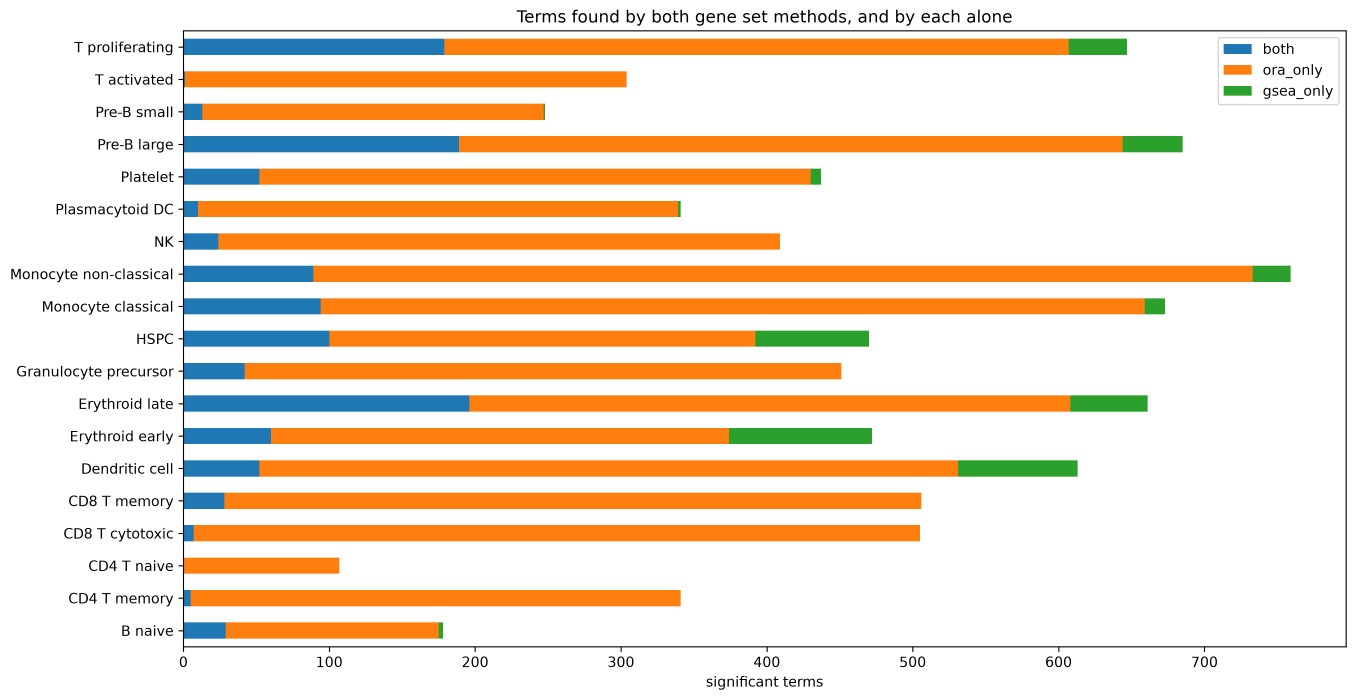
#> input picture figures/pathway/pathway_report/ora_vs_gsea_overlap.png, 4067 x 2100 px (shown at 1/3 size)
$ jupyter execute --allow-errors scrna_bm_pathway_analysis.ipynb
#> lines starting #> are read from the running program, lines starting #| are printed output that depends on the picture
# Pathway and regulator activity

- **Question:** what does each of the 19 cell types *do*, beyond its marker
  genes - which processes, signalling pathways and transcription factors are
  active?
- **Three views of the same data**, each answering a different question:
  1. **Gene-set tests per cell type** - over-representation (ORA) of the top
     marker genes, and enrichment (GSEA) along each cell type's full gene
     ranking.
  2. **Per-cell activity scores** - signalling pathways (PROGENy) and
     transcription factors (DoRothEA), one score per cell.
  3. **The cNMF programs** from the benchmark as cluster-free gene sets.
- **Catalogues**, cached as GMT files so results cannot change between runs:
  GO Biological Process 2023 (5,406 sets), KEGG 2021 (320), Reactome 2024
  (2,100).
- **Code:** `src/pathway/`. Run order: `de_celltype` first; then `ora_markers`,
  `gsea_ranked`, `act_progeny`, `act_dorothea`, `ora_cnmf_programs` in any
  order; `pathway_report` last.
- **This notebook** only reads saved tables and figures; nothing is
  recomputed. Small summaries (counts, best rows, scaling for display) are
  taken from the saved tables. Each figure links to its full-resolution file.

[cell 1]
from io import BytesIO
from pathlib import Path

import pandas as pd
from IPython.display import Image, Markdown, display
from PIL import Image as PILImage

ROOT = Path.cwd().parent if Path.cwd().name == "notebooks" else Path.cwd()
FIGURES = ROOT / "figures"
RESULTS = ROOT / "results"
MAX_PIXELS = 1600

pd.set_option("display.max_columns", 40)
pd.set_option("display.max_rows", 60)
pd.set_option("display.max_colwidth", 80)
pd.set_option("display.precision", 3)


def show(figure: str, width: int = 900) -> None:
    """Saved figure, downscaled for display, with a link to the full file."""
#> called with width = 900
    with PILImage.open(FIGURES / figure) as image:
#> image is the input picture: PIL image 4067x2100 RGBA; mean R, G, B, A 242.8, 223.7, 203.9, 255
        image.thumbnail((MAX_PIXELS, MAX_PIXELS * 4))
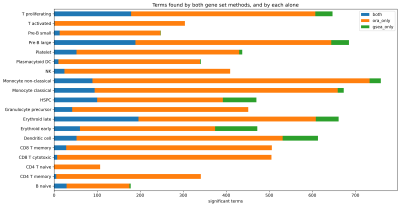
#> image: PIL image 1600x826 RGBA (shown at 1/4 size); mean R, G, B, A 242.7, 223.5, 203.6, 255
        buffer = BytesIO()
        image.convert("RGB").save(buffer, format="JPEG", quality=85)
    display(Image(data=buffer.getvalue(), format="jpeg", width=width),
            Markdown(f"[Full-resolution figure](../figures/{figure})"))


def table(name: str, **read_options) -> pd.DataFrame:
    """Saved results table, read from the results directory."""
    return pd.read_csv(RESULTS / name, **read_options)

## 1. Differential expression per cell type

#> (a cell that did not finish here is left out)

- **Wilcoxon rank-sum test, each cell type against all other cells**, on the
  log-normalised counts of all genes.
- **Ribosomal, mitochondrial and haemoglobin genes are removed before the
  test**, the same rule as the marker step in the core pipeline. This also
  covers FAU, UBA52 and RACK1: ribosomal proteins whose names do not start with
  RPS or RPL. 20,455 -> 20,328 genes; those 20,328 are the background for ORA.
- **Kept per cell type:** up-regulated genes (log fold change > 0) with
  adjusted p < 0.05, the 200 highest by test score.
- **All 19 cell types reach the 200-gene cap**, so the cap is binding for every
  label. `weakest_score` is the test score of the 200th gene. The strongest
  lists belong to the most distinct types: Erythroid early (45.9), HSPC (24.2),
  Monocyte classical (23.0). The weakest are Platelet (3.6, only 103 cells) and
  T activated (5.1); the large T and B labels are also weak (7.2-8.5) because
  their neighbours are similar cells.
- **The full ranked table (386,232 rows, used by GSEA) is kept on disk only**;
  it is too large for the repository.
- **Housekeeping genes lead several lists** - SARAF, EEF1A1 (CD4 T naive);
  EIF1, FTH1, MALAT1 (T activated); PFN1, ACTB, CFL1 (T proliferating); FTH1,
  FTL (Monocyte non-classical). A one-versus-rest test finds what is
  *relatively* higher, not what is specific.
- **T activated has no identity gene in its top 6**, only CD69 lower down - the
  same weakness the core pipeline found.

## 2. Over-representation of the marker lists (ORA)

#> (a cell that did not finish here is left out)

- **Test:** do the 200 marker genes overlap a gene set more than chance
  (`gseapy.enrich`, run locally on the cached sets), against a background of
  the 20,328 tested genes. 19 cell types × 3 catalogues = 57 tests;
  48,457 term results, **8,362 significant** (adjusted p < 0.05).
- **Significant terms per cell type range from 107 (CD4 T naive) to 733
  (Monocyte non-classical).** Monocytes carry the most GO terms (418 and 466);
  the dividing populations carry the most Reactome terms (T proliferating 455,
  Pre-B large 414, Erythroid late 384).
- **A long list is not a strong signal.** Every cell type returns over 100
  terms because any 200 genes overlap something; section 4 shows how few of
  these survive a stricter test.

#> (a cell that did not finish here is left out)

- **`Overlap` = marker genes in the set / genes in the set** (within the
  background).
- **Most cell types land on the expected biology**: B naive - IgA immune
  network (MHC class II, CD40 and the BAFF / APRIL receptors TNFRSF13B and
  TNFRSF13C); NK - natural killer
  cytotoxicity; Platelet - platelet activation; both CD8 labels - lymphoid /
  non-lymphoid immune interactions; Granulocyte precursor and Monocyte
  classical - neutrophil degranulation; Pre-B large, both erythroid labels -
  Cell Cycle; Pre-B small - haematopoietic cell lineage.
- **Plasmacytoid DC tops at protein processing in the endoplasmic
  reticulum**: these cells secrete large amounts of protein (interferons), so
  this is real biology rather than an identity term.
- **HSPC and T proliferating top at KEGG "Parkinson disease"** - an artefact,
  explained below.
- **T activated tops at the generic "Metabolism of RNA"** - no identity term,
  again.

#> (a cell that did not finish here is left out)

**Read the genes, not the term name**

- **KEGG neurodegeneration maps** (Parkinson, Prion, Huntington, ALS) are
  significant in 9-13 cell types each. Their genes here are respiratory-chain
  subunits (NDUF, ATP5, UQCR, COX), proteasome subunits (PSMA) and tubulins.
  Those maps are built mostly from the respiratory chain, so any metabolically
  busy cell scores. Read as *high oxidative phosphorylation and proteasome
  load*, not disease.
- **GO "Telomerase RNA localization to Cajal body"** (HSPC, both erythroid
  labels) is carried by CCT3-CCT8 and TCP1 - the CCT chaperonin, a
  protein-folding machine that the GO term happens to include. Reactome names
  the same signal plainly ("Folding of Actin by CCT TriC").
- **"L13a-mediated translational silencing" in CD4 T naive** rests on 8
  translation-initiation factors (EIF3, EIF4, PABPC1). It first ranked top
  because FAU and UBA52 - ribosomal proteins missed by the `^RP[SL]` pattern -
  were inflating it; after they were filtered it fell to third place with only
  real translation factors left.

## 3. Enrichment along the full ranking (GSEA)

#> (a cell that did not finish here is left out)

- **Test:** does a gene set sit at the top (up) or bottom (down) of a cell
  type's full ranking of 20,328 genes, judged against 1,000 shuffles
  (`gseapy.prerank`, set size 15-500, seed 7). 74,594 term results;
  **2,837 significant** (FDR < 0.05): 1,668 up, 1,169 down.
- **`NES`** (normalised enrichment score): sign gives the direction, size the
  strength. **Leading edge**: the genes that drive the score.
- **What GSEA adds: the down side.** ORA only sees the top of a list. 41% of
  the GSEA hits are *down*.
- **CD4 T naive has 321 significant terms, every one down.** It is 28% of all
  cells, so in a one-versus-rest test its "rest" is full of related T cells.
  Nothing it does stands out as higher; it is only defined by what it lacks
  (the B, myeloid and antigen-presentation programmes of other cells).
- **T activated: 69 down, 1 up.** Same pattern, consistent with its weak
  identity.
- **T proliferating: 224 up, 0 down**, and the dividing populations (Pre-B
  large 238 up, HSPC 186, Erythroid early 162) are dominated by up terms: a
  cycling programme is a large, coherent block of genes.
- **95 significant terms have fewer than 5 leading-edge genes** (34 have only
  1 or 2). Those are not findings (below).

#> (a cell that did not finish here is left out)

- **Only terms with at least 5 leading-edge genes are shown.**
- **Strong and correct up terms:** B naive and Pre-B small - CD22-mediated B
  cell receptor regulation (NES 2.29 and 2.09); NK - natural killer
  cytotoxicity (2.06); CD8 labels - lymphoid / non-lymphoid immune interactions
  (2.22, 2.30); Platelet - platelet degranulation (2.22); Monocyte classical -
  neutrophil degranulation (2.11, 161 genes); Monocyte non-classical -
  phagosome (1.75).
- **Erythroid late - mitochondrial translation is the best-supported up result
  in the table** (GO term: 72 of 97 genes in the leading edge, NES 2.07; the
  four Reactome versions agree at 2.08). Its top hit by NES is KEGG
  "Huntington disease" (2.16, 119 genes) - the respiratory-chain artefact
  again.
- **The strongest down term in the whole table is Erythroid early against T
  cell receptor signalling** ("Translocation of ZAP-70", NES −3.14): a red-cell
  precursor is about as far from a T cell as this dataset goes.
- **Platelet and Monocyte classical are down on mRNA splicing and
  translation** (NES about −1.8 to −1.9). Platelets have no nucleus, so this is
  as it should be.
- **CD22 / BCR regulation is the strongest down term in every T label and NK** -
  the B-cell programme is the clearest thing they lack.
- **Name artefacts survive the leading-edge filter too**: Dendritic cell and
  Plasmacytoid DC top at "Asthma", whose 11 leading-edge genes are MHC class II
  (HLA-DR, -DP, -DQ, -DM) and FCER1A/FCER1G.
- **CD4 T naive has no up term at all** (the empty cells).

[cell 8]
columns = ["cell_type", "library", "Term", "NES", "leading_edge_size", "Lead_genes"]
#> (the rest of this cell did not finish here and is left out)

- **Significant but carried by one or two genes**: "Cardiac muscle cell
  membrane repolarization" in Erythroid early is KCNH2 alone; "Skin
  epidermis development" in HSPC is STMN1 and IL18; three Reactome
  "Defective B4GALT7 / B3GALT6 / B3GAT3" disease terms in Monocyte classical
  are VCAN alone.
- **Rule: check the leading-edge size before believing a term.** A low FDR
  is not enough. Section 4 uses only up terms with at least 5 leading-edge
  genes.
- **Known limitation (recorded at run time, not in the saved tables):** gseapy
  warned that 20-49% of genes share a tied test score in each ranking. The ties
  are genes with no real difference, in the middle and bottom of the ranking;
  the reported terms come from the two ends and are not affected.

## 4. Where ORA and GSEA agree

#> (a cell that did not finish here is left out)

[cell 10]
show("pathway/pathway_report/ora_vs_gsea_overlap.png")

- **Counted per cell type and catalogue**: ORA significant terms against GSEA
  terms that are up and have at least 5 leading-edge genes (1,615 terms).
- **ORA finds far more in every cell type**: 8,362 ORA terms, 1,170 shared,
  445 GSEA-only.
- **Agreement is high exactly where a cell type runs one large coordinated
  programme**: Erythroid late 196 shared, Pre-B large 189, T proliferating
  179, HSPC 100, Monocyte classical 94. A whole programme (cell cycle,
  mitochondrial translation, degranulation) shifts to one end of the ranking
  *and* fills the top 200, so both methods see it.
- **Agreement collapses in the T compartment**: CD4 T naive 0 of 107, T
  activated 1 of 304, CD4 T memory 5 of 341, CD8 T cytotoxic 7 of 505. CD4 T
  naive alone is 28% of the cells, so for any T label the "rest" is full of
  other T cells, and no gene set shifts far enough for GSEA. ORA still returns
  terms because 200 genes always overlap something.
- **This is the clearest evidence in the stage that a long ORA list is not a
  strong signal.**
- **By catalogue:** GO BP gives the most ORA-only terms (3,434) and almost no
  agreement (161). Its 5,406 heavily overlapping terms are easy for a 200-gene
  list to hit and hard for a whole set to shift; the 15-500 size limit also
  excludes many of them from GSEA. KEGG and Reactome carry most of the
  agreement (276 and 733).
- **GSEA-only terms are concentrated in the progenitor and erythroid labels**
  (Erythroid early 98, Dendritic cell 82, HSPC 78): coordinated shifts of
  sets whose genes are not individually in the top 200.

## 5. Signalling pathway activity per cell (PROGENy)

#> (a cell that did not finish here is left out)

- **PROGENy** scores 14 signalling pathways from their *footprint*: the genes
  that change when a pathway is switched on, learned from perturbation
  experiments (top 500 genes per pathway). It measures the consequence of
  signalling, not the signalling molecules. 4,638 footprint genes were present
  in the data. Scored per cell with a multivariate linear model
  (`decoupler`, `dc.mt.mlm`).
- **The table is the mean score per cell type. Read down a column, never across
  a row**: each pathway has its own scale, so p53 being negative everywhere
  means nothing; only differences between cell types within a pathway count.
- **p53 tracks cell division without being told which cells divide.** Most
  suppressed in Erythroid early (−8.06), Pre-B large (−7.16), HSPC (−6.60),
  T proliferating (−6.37) and Granulocyte precursor (−6.35); least in
  Erythroid late (−2.07) and Platelet (−2.76), which have stopped dividing.
  Low p53 activity permits division.
- **Hypoxia is highest in the monocytes (2.53, 2.40) and lowest in Erythroid
  early (−3.14).** It looks backwards - red-cell production is driven by low
  oxygen - but the hypoxia footprint is mostly glycolysis genes, while
  erythroid precursors run on mitochondria (heme is made there). GSEA
  independently found mitochondrial translation up in the erythroid cells.
- **Inflammatory pathways sit with the cytokine responders**: TNFa highest in
  T proliferating (2.65), Monocyte classical (2.60), CD4 T memory (2.59);
  JAK-STAT highest in T proliferating (3.10), Monocyte non-classical (2.95),
  Dendritic cell (2.28), NK (2.25).
- **Trail is highest in B naive (1.91) and Pre-B small (1.46)**, lowest in
  Erythroid early (−1.28).
- **NFkB is highest in T activated (0.14)** - the only label above zero - and
  next in CD8 T memory (−0.14), consistent with an activation state.
- **Platelets: EGFR highest (2.76), MAPK lowest (−3.39).**
- **Androgen, Estrogen and WNT are flat** (range 1.02-1.32 across all cell
  types, against 1.70-5.99 for the rest): a useful negative control - marrow
  has no sex-hormone signalling, and the method finds none.

[cell 12]
show("pathway/pathway_report/heatmap_progeny.png", width=650)
#> call 2 of show, with width = 650
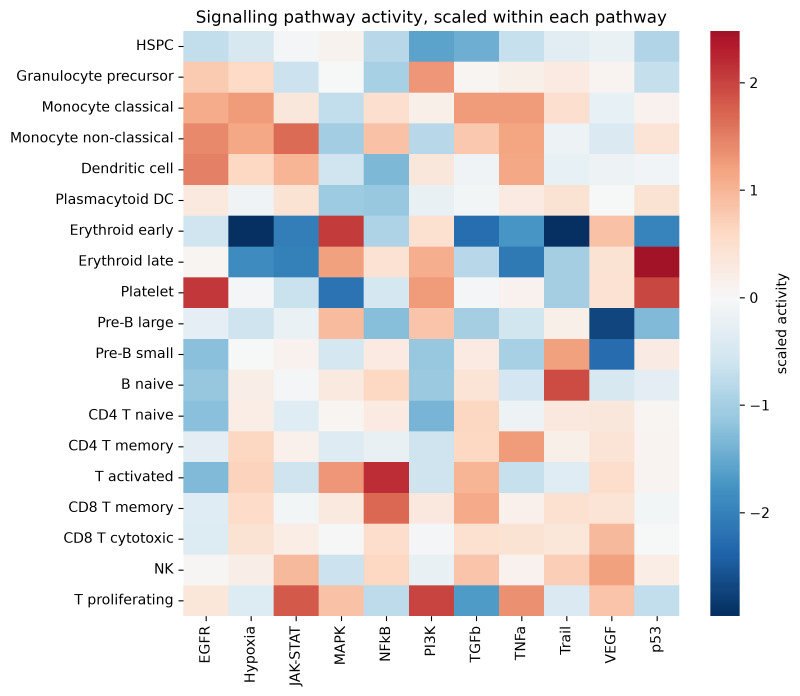
#> input picture figures/pathway/pathway_report/heatmap_progeny.png, 2398 x 2088 px (shown at 1/3 size)
#> in show, image is the input picture: PIL image 2398x2088 RGBA; mean R, G, B, A 227.2, 221.6, 221.8, 255
#> in show (call 2), `image.thumbnail((MAX_PIXELS, MAX_PIXELS * 4))`:
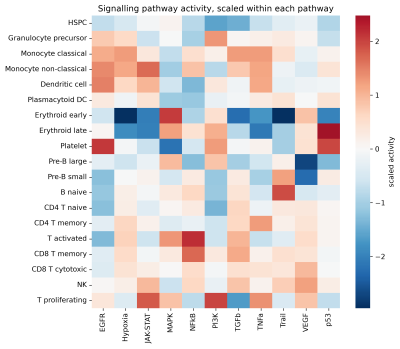
#> image: PIL image 1600x1393 RGBA (shown at 1/4 size); mean R, G, B, A 227.2, 221.5, 221.8, 255

- **Each pathway is scaled across the 19 cell types** (mean 0, standard
  deviation 1), so the colours show *which cell types are high or low on that
  pathway*, not how strong the pathway is.
- **Flat pathways are dropped first** (raw range below 1.5: Androgen, Estrogen,
  WNT). Scaling would otherwise stretch their noise across the full colour bar.
  11 pathways remain.
- **The strong cells match the table**: Erythroid early deep blue on Hypoxia,
  Trail, JAK-STAT, TGFb and p53, red on MAPK; Erythroid late and Platelet red on
  p53; Platelet red on EGFR, blue on MAPK; B naive red on Trail; T activated and
  CD8 T memory red on NFkB; Pre-B large and small blue on VEGF; T proliferating
  red on JAK-STAT and PI3K.

#> (a cell that did not finish here is left out)


- **One panel per pathway, one score per cell.** Each panel has its own colour
  scale, clipped to the 1st-99th percentile and centred at 0, so colours
  compare cells *within* a panel only.
- **The four regions are recognisable from the pathways alone**: the erythroid
  island (deep blue on Hypoxia, JAK-STAT and p53), the monocyte region (red on
  Hypoxia, TNFa and EGFR), the B region (red on Trail), the T region.
- **Activity follows cell identity, not sub-structure.** Nearly every panel is
  flat inside each region and changes only between regions. The per-cell map
  was drawn to look for states that cut across cell types; there are few. This
  is a real negative result.
- **Exceptions inside a region**: the erythroid island splits on Hypoxia and
  p53, along the early / late boundary that clustering found; a bright NFkB
  streak runs through the T region where T activated sits.
- **Androgen, Estrogen and WNT still show speckled structure here** though they
  are flat in the heatmap: the heatmap compares cell-type *means*, which barely
  differ; the map shows the spread of single cells.

## 6. Transcription factor activity per cell (DoRothEA)

#> (a cell that did not finish here is left out)

- **DoRothEA regulons, confidence levels A-C** (levels D-E are mostly
  computational predictions). 429 factors, 32,286 interactions; **293 factors
  scored** after removing those with too few targets in the data, over 8,059
  genes. Univariate linear model per factor (`dc.mt.ulm`) - each factor is
  judged on its own regulon.
- **The raw ranking is useless: MYC is the top factor in all 19 cell types.**
  Factors with large regulons of broadly expressed genes score high
  everywhere; raw scores are not comparable between factors.
- **The table shows the top 5 factors per cell type after scaling each factor
  across cell types** (scaled value after the name).
- **Most cell types get their textbook regulators, without being told the
  labels**:
  - B naive - TCF7L1, SPIB, PAX5, with IRF4 in the top 5;
  - NK - STAT5A, STAT5B (IL-2 / IL-15 signalling), STAT4;
  - Monocyte classical - CEBPB, ETS2, IRF8;
  - Monocyte non-classical - FOXO3, NR1H3, HNF4G, BHLHE40, PPARG (the
    lipid-sensing factors of patrolling monocytes);
  - Dendritic cell - RFX5, the master regulator of MHC class II;
  - Plasmacytoid DC - RARG, IRF9 (interferon response);
  - Erythroid late - SIX5, GATA1, KLF1; Erythroid early - KLF1 in its top 5;
  - Granulocyte precursor - LEF1, MYB, with CEBPE fifth;
  - Pre-B large - SMAD5, E2F5, MYBL2, E2F2 (cell cycle);
  - CD8 labels - SATB1, ATF3, REL, STAT4; CD4 labels - TCF7, GLI1.
- **Three rows have no recognisable factor**: HSPC (XBP1, NCOA3, ARNT - no
  GATA2, TAL1 or HOXA9), T activated (FOXJ2, ZNF592, HMBOX1) and Pre-B small
  (ZC3H8, DUX4, MEIS1, POU5F1; only HHEX fifth is a known B factor).
- **One factor is biologically suspect**: PAX6, an eye-development factor,
  scores second in Platelet - regulon overlap with megakaryocyte genes, not real
  activity.
- **CD4 T naive's top scaled value is only 1.6**: the largest label has
  nothing that sets it apart, as in GSEA.

[cell 15]
show("pathway/pathway_report/heatmap_dorothea.png")
#> call 4 of show, with width = 900
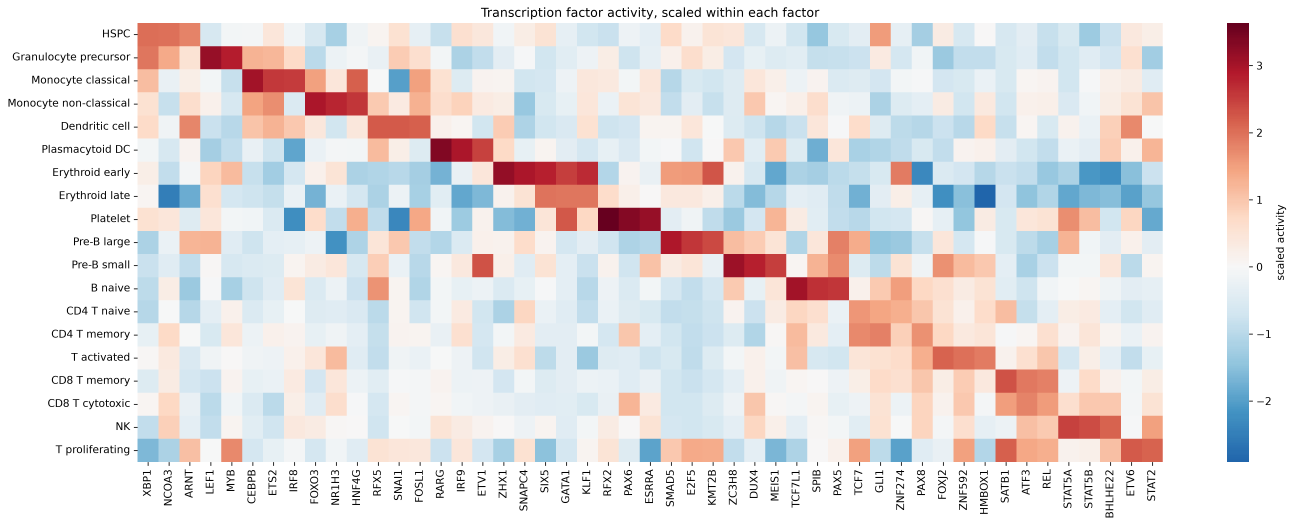
#> input picture figures/pathway/pathway_report/heatmap_dorothea.png, 5175 x 2104 px (shown at 1/4 size)
#> in show, image is the input picture: PIL image 5175x2104 RGBA; mean R, G, B, A 229.2, 224.1, 224.5, 255
#> in show (call 4), `image.thumbnail((MAX_PIXELS, MAX_PIXELS * 4))`:
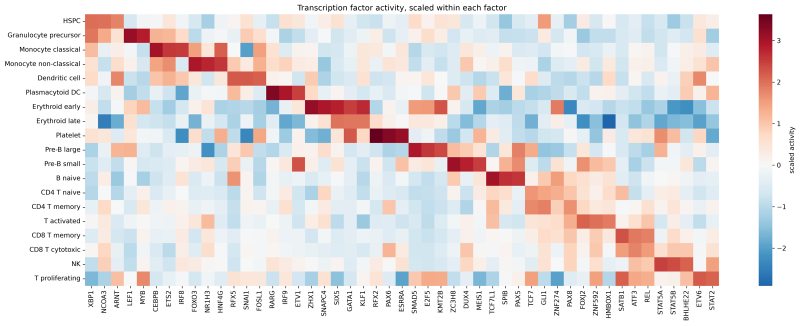
#> image: PIL image 1600x651 RGBA (shown at 1/2 size); mean R, G, B, A 229.1, 223.9, 224.4, 255
